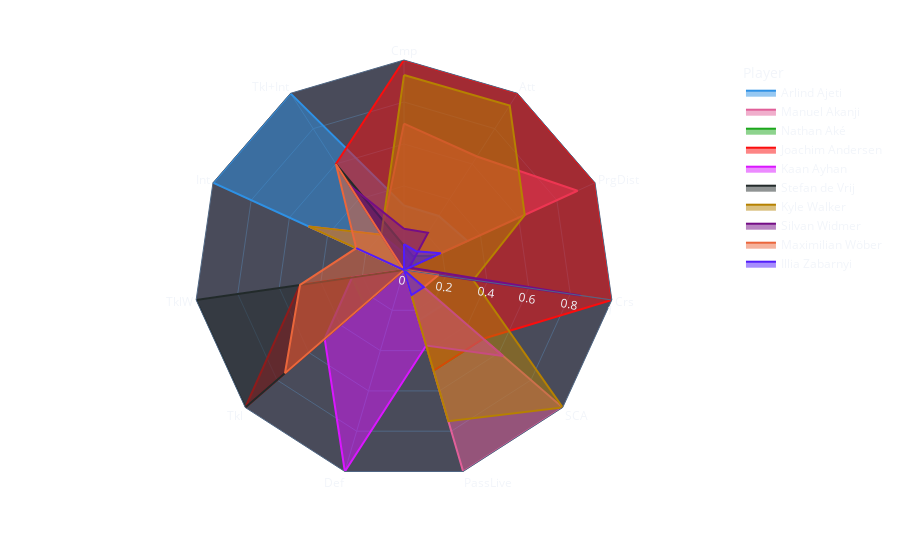

Write notebook code for a chart like this one.
### Code cell
import pandas as pd
from sklearn.preprocessing import MinMaxScaler
import plotly.express as px

# Create the DataFrame
data = {
    'Player': ['Arlind Ajeti', 'Manuel Akanji', 'Nathan Aké', 'Joachim Andersen', 'Kaan Ayhan', 'Stefan de Vrij', 'Kyle Walker', 'Silvan Widmer', 'Maximilian Wöber', 'Illia Zabarnyi'],
    '90s': [2.0, 2.0, 1.0, 2.0, 0.9, 1.0, 2.0, 1.7, 0.6, 1.0],
    'Cmp': [116.0, 214.0, 67.0, 290.0, 59.0, 68.0, 272.0, 88.4, 39.0, 70.0],
    'Att': [138.0, 236.0, 71.0, 340.0, 64.0, 72.0, 320.0, 110.5, 49.0, 80.0],
    'PrgDist': [660.0, 1478.0, 286.0, 1608.0, 189.0, 421.0, 1086.0, 229.5, 191.0, 463.0],
    'Crs': [0.0, 0.0, 0.0, 6.0, 0.0, 0.0, 2.0, 5.1, 1.0, 0.0],
    'SCA': [2.0, 8.0, 4.0, 4.0, 5.0, 1.0, 8.0, 0.0, 1.0, 1.0],
    'PassLive': [2.0, 8.0, 4.0, 4.0, 3.0, 1.0, 6.0, 0.0, 1.0, 1.0],
    'Def': [0.0, 0.0, 0.0, 0.0, 1.0, 0.0, 0.0, 0.0, 0.0, 0.0],
    'Tkl': [2.0, 0.0, 1.0, 4.0, 2.0, 4.0, 0.0, 0.0, 3.0, 0.0],
    'TklW': [0.0, 0.0, 1.0, 2.0, 1.0, 4.0, 0.0, 0.0, 2.0, 0.0],
    'Int': [4.0, 2.0, 0.0, 0.0, 0.0, 0.0, 2.0, 0.0, 1.0, 1.0],
    'Tkl+Int': [6.0, 2.0, 1.0, 4.0, 2.0, 4.0, 2.0, 3.4, 4.0, 1.0]
}

df = pd.DataFrame(data)

# Check for NaN values and replace them with 0 (or any appropriate value)
df.fillna(0, inplace=True)

# Normalize the data (excluding the 'Player' and '90s' columns)
scaler = MinMaxScaler()
columns_to_normalize = df.columns.difference(['Player', '90s'])
df_normalized = df.copy()
df_normalized[columns_to_normalize] = scaler.fit_transform(df[columns_to_normalize])

# Reshape the DataFrame for radar plot
df_melted = df_normalized.melt(id_vars=['Player'], var_name='Stat', value_name='Value')
df_melted = df_melted[df_melted['Stat'] != '90s']

# Ensure the values are clipped between 0 and 1
df_melted['Value'] = df_melted['Value'].clip(lower=0, upper=1)

# Create radar chart
fig = px.line_polar(df_melted, r='Value', theta='Stat', line_close=True, color='Player',
                    color_discrete_sequence=px.colors.qualitative.Dark24,
                    template="plotly_dark")

# Update the polar layout to start from 0 and go to 1
fig.update_polars(radialaxis_range=[0, 1],  # Explicitly set the range from 0 to 1
                  angularaxis_showgrid=True,
                  radialaxis_showgrid=True,
                  gridshape='linear',
                  bgcolor="#494b5a",
                  radialaxis_showticklabels=True,
                  angularaxis_showticklabels=True)

fig.update_layout(paper_bgcolor="rgba(0, 0, 0, 0)", plot_bgcolor="rgba(0, 0, 0, 0)")

# Fill the area under the radar lines
fig.update_traces(fill='toself')

fig.show()

### Figure 1 — Plotly figure (JSON) as saved in the notebook; plotly's stock layout.template omitted (floating-point values rounded to 4 significant figures)
{"data": [{"fill": "toself", "hovertemplate": "Player=Arlind Ajeti<br>Value=%{r}<br>Stat=%{theta}<extra></extra>", "legendgroup": "Arlind Ajeti", "line": {"color": "#2E91E5", "dash": "solid"}, "marker": {"symbol": "circle"}, "mode": "lines", "name": "Arlind Ajeti", "r": [0.3068, 0.3058, 0.3319, 0, 0.25, 0.25, 0, 0.5, 0, 1, 1, 0.3068], "showlegend": true, "subplot": "polar", "theta": ["Cmp", "Att", "PrgDist", "Crs", "SCA", "PassLive", "Def", "Tkl", "TklW", "Int", "Tkl+Int", "Cmp"], "type": "scatterpolar"}, {"fill": "toself", "hovertemplate": "Player=Manuel Akanji<br>Value=%{r}<br>Stat=%{theta}<extra></extra>", "legendgroup": "Manuel Akanji", "line": {"color": "#E15F99", "dash": "solid"}, "marker": {"symbol": "circle"}, "mode": "lines", "name": "Manuel Akanji", "r": [0.6972, 0.6426, 0.9084, 0, 1, 1, 0, 0, 0, 0.5, 0.2, 0.6972], "showlegend": true, "subplot": "polar", "theta": ["Cmp", "Att", "PrgDist", "Crs", "SCA", "PassLive", "Def", "Tkl", "TklW", "Int", "Tkl+Int", "Cmp"], "type": "scatterpolar"}, {"fill": "toself", "hovertemplate": "Player=Nathan Aké<br>Value=%{r}<br>Stat=%{theta}<extra></extra>", "legendgroup": "Nathan Aké", "line": {"color": "#1CA71C", "dash": "solid"}, "marker": {"symbol": "circle"}, "mode": "lines", "name": "Nathan Aké", "r": [0.1116, 0.0756, 0.06836, 0, 0.5, 0.5, 0, 0.25, 0.25, 0, 0, 0.1116], "showlegend": true, "subplot": "polar", "theta": ["Cmp", "Att", "PrgDist", "Crs", "SCA", "PassLive", "Def", "Tkl", "TklW", "Int", "Tkl+Int", "Cmp"], "type": "scatterpolar"}, {"fill": "toself", "hovertemplate": "Player=Joachim Andersen<br>Value=%{r}<br>Stat=%{theta}<extra></extra>", "legendgroup": "Joachim Andersen", "line": {"color": "#FB0D0D", "dash": "solid"}, "marker": {"symbol": "circle"}, "mode": "lines", "name": "Joachim Andersen", "r": [1, 1, 1, 1, 0.5, 0.5, 0, 1, 0.5, 0, 0.6, 1], "showlegend": true, "subplot": "polar", "theta": ["Cmp", "Att", "PrgDist", "Crs", "SCA", "PassLive", "Def", "Tkl", "TklW", "Int", "Tkl+Int", "Cmp"], "type": "scatterpolar"}, {"fill": "toself", "hovertemplate": "Player=Kaan Ayhan<br>Value=%{r}<br>Stat=%{theta}<extra></extra>", "legendgroup": "Kaan Ayhan", "line": {"color": "#DA16FF", "dash": "solid"}, "marker": {"symbol": "circle"}, "mode": "lines", "name": "Kaan Ayhan", "r": [0.07968, 0.05155, 0, 0, 0.625, 0.375, 1, 0.5, 0.25, 0, 0.2, 0.07968], "showlegend": true, "subplot": "polar", "theta": ["Cmp", "Att", "PrgDist", "Crs", "SCA", "PassLive", "Def", "Tkl", "TklW", "Int", "Tkl+Int", "Cmp"], "type": "scatterpolar"}, {"fill": "toself", "hovertemplate": "Player=Stefan de Vrij<br>Value=%{r}<br>Stat=%{theta}<extra></extra>", "legendgroup": "Stefan de Vrij", "line": {"color": "#222A2A", "dash": "solid"}, "marker": {"symbol": "circle"}, "mode": "lines", "name": "Stefan de Vrij", "r": [0.1155, 0.07904, 0.1635, 0, 0.125, 0.125, 0, 1, 1, 0, 0.6, 0.1155], "showlegend": true, "subplot": "polar", "theta": ["Cmp", "Att", "PrgDist", "Crs", "SCA", "PassLive", "Def", "Tkl", "TklW", "Int", "Tkl+Int", "Cmp"], "type": "scatterpolar"}, {"fill": "toself", "hovertemplate": "Player=Kyle Walker<br>Value=%{r}<br>Stat=%{theta}<extra></extra>", "legendgroup": "Kyle Walker", "line": {"color": "#B68100", "dash": "solid"}, "marker": {"symbol": "circle"}, "mode": "lines", "name": "Kyle Walker", "r": [0.9283, 0.9313, 0.6321, 0.3333, 1, 0.75, 0, 0, 0, 0.5, 0.2, 0.9283], "showlegend": true, "subplot": "polar", "theta": ["Cmp", "Att", "PrgDist", "Crs", "SCA", "PassLive", "Def", "Tkl", "TklW", "Int", "Tkl+Int", "Cmp"], "type": "scatterpolar"}, {"fill": "toself", "hovertemplate": "Player=Silvan Widmer<br>Value=%{r}<br>Stat=%{theta}<extra></extra>", "legendgroup": "Silvan Widmer", "line": {"color": "#750D86", "dash": "solid"}, "marker": {"symbol": "circle"}, "mode": "lines", "name": "Silvan Widmer", "r": [0.1968, 0.2113, 0.02854, 0.85, 0, 0, 0, 0, 0, 0, 0.48, 0.1968], "showlegend": true, "subplot": "polar", "theta": ["Cmp", "Att", "PrgDist", "Crs", "SCA", "PassLive", "Def", "Tkl", "TklW", "Int", "Tkl+Int", "Cmp"], "type": "scatterpolar"}, {"fill": "toself", "hovertemplate": "Player=Maximilian Wöber<br>Value=%{r}<br>Stat=%{theta}<extra></extra>", "legendgroup": "Maximilian Wöber", "line": {"color": "#EB663B", "dash": "solid"}, "marker": {"symbol": "circle"}, "mode": "lines", "name": "Maximilian Wöber", "r": [0, 0, 0.001409, 0.1667, 0.125, 0.125, 0, 0.75, 0.5, 0.25, 0.6, 0], "showlegend": true, "subplot": "polar", "theta": ["Cmp", "Att", "PrgDist", "Crs", "SCA", "PassLive", "Def", "Tkl", "TklW", "Int", "Tkl+Int", "Cmp"], "type": "scatterpolar"}, {"fill": "toself", "hovertemplate": "Player=Illia Zabarnyi<br>Value=%{r}<br>Stat=%{theta}<extra></extra>", "legendgroup": "Illia Zabarnyi", "line": {"color": "#511CFB", "dash": "solid"}, "marker": {"symbol": "circle"}, "mode": "lines", "name": "Illia Zabarnyi", "r": [0.1235, 0.1065, 0.1931, 0, 0.125, 0.125, 0, 0, 0, 0.25, 0, 0.1235], "showlegend": true, "subplot": "polar", "theta": ["Cmp", "Att", "PrgDist", "Crs", "SCA", "PassLive", "Def", "Tkl", "TklW", "Int", "Tkl+Int", "Cmp"], "type": "scatterpolar"}], "layout": {"legend": {"title": {"text": "Player"}, "tracegroupgap": 0}, "margin": {"t": 60}, "paper_bgcolor": "rgba(0, 0, 0, 0)", "plot_bgcolor": "rgba(0, 0, 0, 0)", "polar": {"angularaxis": {"direction": "clockwise", "rotation": 90, "showgrid": true, "showticklabels": true}, "bgcolor": "#494b5a", "domain": {"x": [0, 1], "y": [0, 1]}, "gridshape": "linear", "radialaxis": {"range": [0, 1], "showgrid": true, "showticklabels": true}}}}
